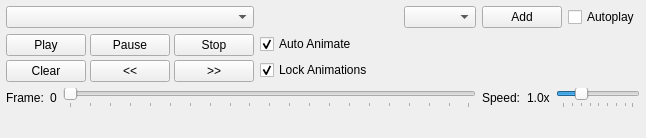
<?xml version="1.0" encoding="UTF-8"?>
<ui version="4.0">
 <class>dockWidget_AnimationControls</class>
 <widget class="QWidget" name="dockWidget_AnimationControls">
  <property name="geometry">
   <rect>
    <x>0</x>
    <y>0</y>
    <width>646</width>
    <height>138</height>
   </rect>
  </property>
  <property name="windowTitle">
   <string notr="true"/>
  </property>
  <layout class="QGridLayout" name="gridLayout">
   <property name="leftMargin">
    <number>6</number>
   </property>
   <property name="topMargin">
    <number>6</number>
   </property>
   <property name="rightMargin">
    <number>6</number>
   </property>
   <property name="bottomMargin">
    <number>6</number>
   </property>
   <item row="0" column="1">
    <layout class="QHBoxLayout" name="horizontalLayout_20">
     <property name="spacing">
      <number>6</number>
     </property>
     <item>
      <spacer name="horizontalSpacer_3">
       <property name="orientation">
        <enum>Qt::Horizontal</enum>
       </property>
       <property name="sizeHint" stdset="0">
        <size>
         <width>40</width>
         <height>20</height>
        </size>
       </property>
      </spacer>
     </item>
     <item>
      <widget class="QComboBox" name="animCustomPlaylist"/>
     </item>
     <item>
      <widget class="QPushButton" name="animAddButton">
       <property name="text">
        <string>Add</string>
       </property>
      </widget>
     </item>
     <item>
      <widget class="QCheckBox" name="animAutoplay">
       <property name="text">
        <string>Autoplay</string>
       </property>
      </widget>
     </item>
    </layout>
   </item>
   <item row="2" column="0" colspan="2">
    <layout class="QHBoxLayout" name="horizontalLayout_19" stretch="1,0">
     <item>
      <layout class="QHBoxLayout" name="horizontalLayout_18">
       <item>
        <widget class="QLabel" name="label_11">
         <property name="text">
          <string>Frame:</string>
         </property>
        </widget>
       </item>
       <item>
        <widget class="QLabel" name="animFrameLabel">
         <property name="text">
          <string notr="true">0</string>
         </property>
        </widget>
       </item>
       <item>
        <widget class="QSlider" name="animFrameSlider">
         <property name="maximum">
          <number>499</number>
         </property>
         <property name="orientation">
          <enum>Qt::Horizontal</enum>
         </property>
         <property name="tickPosition">
          <enum>QSlider::TicksBelow</enum>
         </property>
         <property name="tickInterval">
          <number>25</number>
         </property>
        </widget>
       </item>
      </layout>
     </item>
     <item>
      <layout class="QHBoxLayout" name="horizontalLayout_17">
       <item>
        <widget class="QLabel" name="label_9">
         <property name="text">
          <string>Speed:</string>
         </property>
        </widget>
       </item>
       <item>
        <widget class="QLabel" name="animSpeedLabel">
         <property name="text">
          <string notr="true">1.0x</string>
         </property>
        </widget>
       </item>
       <item>
        <widget class="QSlider" name="animSpeedSlider">
         <property name="maximumSize">
          <size>
           <width>100</width>
           <height>16777215</height>
          </size>
         </property>
         <property name="maximum">
          <number>39</number>
         </property>
         <property name="value">
          <number>10</number>
         </property>
         <property name="orientation">
          <enum>Qt::Horizontal</enum>
         </property>
         <property name="tickPosition">
          <enum>QSlider::TicksBelow</enum>
         </property>
         <property name="tickInterval">
          <number>5</number>
         </property>
        </widget>
       </item>
      </layout>
     </item>
    </layout>
   </item>
   <item row="1" column="0">
    <layout class="QGridLayout" name="gridLayout_5">
     <property name="spacing">
      <number>4</number>
     </property>
     <item row="2" column="2">
      <widget class="QPushButton" name="animControlForward">
       <property name="text">
        <string>&gt;&gt;</string>
       </property>
      </widget>
     </item>
     <item row="1" column="0">
      <widget class="QPushButton" name="animControlPlay">
       <property name="text">
        <string>Play</string>
       </property>
      </widget>
     </item>
     <item row="1" column="2">
      <widget class="QPushButton" name="animControlStop">
       <property name="text">
        <string>Stop</string>
       </property>
      </widget>
     </item>
     <item row="2" column="1">
      <widget class="QPushButton" name="animControlBack">
       <property name="text">
        <string>&lt;&lt;</string>
       </property>
      </widget>
     </item>
     <item row="2" column="0">
      <widget class="QPushButton" name="animControlClear">
       <property name="text">
        <string>Clear</string>
       </property>
      </widget>
     </item>
     <item row="1" column="1">
      <widget class="QPushButton" name="animControlPause">
       <property name="text">
        <string>Pause</string>
       </property>
      </widget>
     </item>
    </layout>
   </item>
   <item row="1" column="1">
    <layout class="QVBoxLayout" name="verticalLayout_3">
     <item>
      <widget class="QCheckBox" name="animAutoAnimate">
       <property name="text">
        <string>Auto Animate</string>
       </property>
       <property name="checked">
        <bool>true</bool>
       </property>
      </widget>
     </item>
     <item>
      <widget class="QCheckBox" name="animLockAnimations">
       <property name="text">
        <string>Lock Animations</string>
       </property>
       <property name="checked">
        <bool>true</bool>
       </property>
      </widget>
     </item>
     <item>
      <spacer name="verticalSpacer">
       <property name="orientation">
        <enum>Qt::Vertical</enum>
       </property>
       <property name="sizeType">
        <enum>QSizePolicy::Maximum</enum>
       </property>
       <property name="sizeHint" stdset="0">
        <size>
         <width>20</width>
         <height>0</height>
        </size>
       </property>
      </spacer>
     </item>
    </layout>
   </item>
   <item row="3" column="0">
    <spacer name="verticalSpacer_5">
     <property name="orientation">
      <enum>Qt::Vertical</enum>
     </property>
     <property name="sizeHint" stdset="0">
      <size>
       <width>20</width>
       <height>0</height>
      </size>
     </property>
    </spacer>
   </item>
   <item row="0" column="0">
    <widget class="QComboBox" name="animationList"/>
   </item>
  </layout>
 </widget>
 <resources/>
 <connections/>
</ui>
